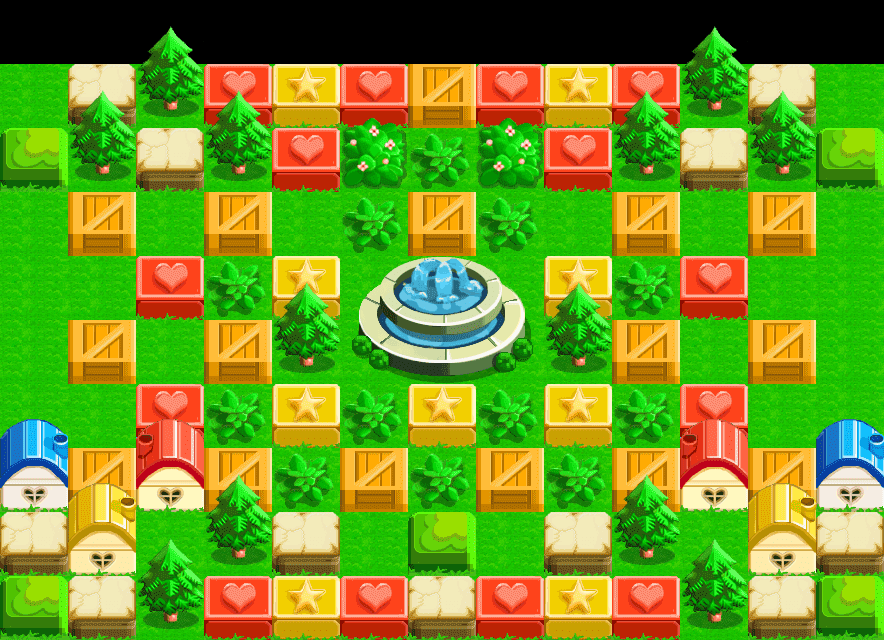

This is a level from a 2D game, rendered from its Tiled map with the project's own tilesets. A one-line summary and the map file follow, with tile-layer data summarised:
An orthogonal 13x10 tile map with 68x64 px tiles, 4 tile layers (bg, item, wall, fg) and 2 objects (player1, player2).

<map version="1.0" orientation="orthogonal" renderorder="right-down" width="13" height="10" tilewidth="68" tileheight="64" nextobjectid="4">
 <tileset firstgid="1" name="senlin" tilewidth="68" tileheight="64" tilecount="39" columns="3">
  <image source="senlin.png" width="204" height="832" />
  <tile id="3">
   <properties>
    <property name="block" value="1" />
   </properties>
  </tile>
  <tile id="4">
   <properties>
    <property name="block" value="1" />
   </properties>
  </tile>
  <tile id="5">
   <properties>
    <property name="block" value="1" />
   </properties>
  </tile>
  <tile id="6">
   <properties>
    <property name="block" value="1" />
    <property name="move" value="1" />
    <property name="shadow" value="1" />
   </properties>
  </tile>
  <tile id="7">
   <properties>
    <property name="block" value="1" />
   </properties>
  </tile>
  <tile id="8">
   <properties>
    <property name="block" value="1" />
   </properties>
  </tile>
  <tile id="11">
   <properties>
    <property name="block" value="1" />
   </properties>
  </tile>
  <tile id="17">
   <properties>
    <property name="hide" value="1" />
   </properties>
  </tile>
  <tile id="19">
   <properties>
    <property name="block" value="1" />
   </properties>
  </tile>
  <tile id="21">
   <properties>
    <property name="block" value="1" />
   </properties>
  </tile>
  <tile id="24">
   <properties>
    <property name="block" value="1" />
   </properties>
  </tile>
  <tile id="25">
   <properties>
    <property name="block" value="1" />
   </properties>
  </tile>
  <tile id="26">
   <properties>
    <property name="block" value="1" />
   </properties>
  </tile>
  <tile id="27">
   <properties>
    <property name="block" value="1" />
   </properties>
  </tile>
  <tile id="28">
   <properties>
    <property name="block" value="1" />
   </properties>
  </tile>
  <tile id="29">
   <properties>
    <property name="block" value="1" />
   </properties>
  </tile>
  <tile id="30">
   <properties>
    <property name="block" value="1" />
   </properties>
  </tile>
 </tileset>
 <layer name="bg" width="13" height="10">
  <data>[130 cells, 117 non-empty, 1 distinct tile ids]</data>
 </layer>
 <layer name="item" width="13" height="10">
  <data>[130 cells, 63 non-empty, 7 distinct tile ids]</data>
 </layer>
 <layer name="wall" width="13" height="10">
  <data>[130 cells, 30 non-empty, 12 distinct tile ids]</data>
 </layer>
 <layer name="fg" width="13" height="10">
  <data>[130 cells, 20 non-empty, 5 distinct tile ids]</data>
 </layer>
 <objectgroup name="players">
  <object id="1" name="player1" x="36" y="293">
   <properties>
    <property name="playertype" value="player" />
   </properties>
  </object>
  <object id="2" name="player2" x="849" y="298">
   <properties>
    <property name="playertype" value="boss1" />
   </properties>
  </object>
 </objectgroup>
</map>